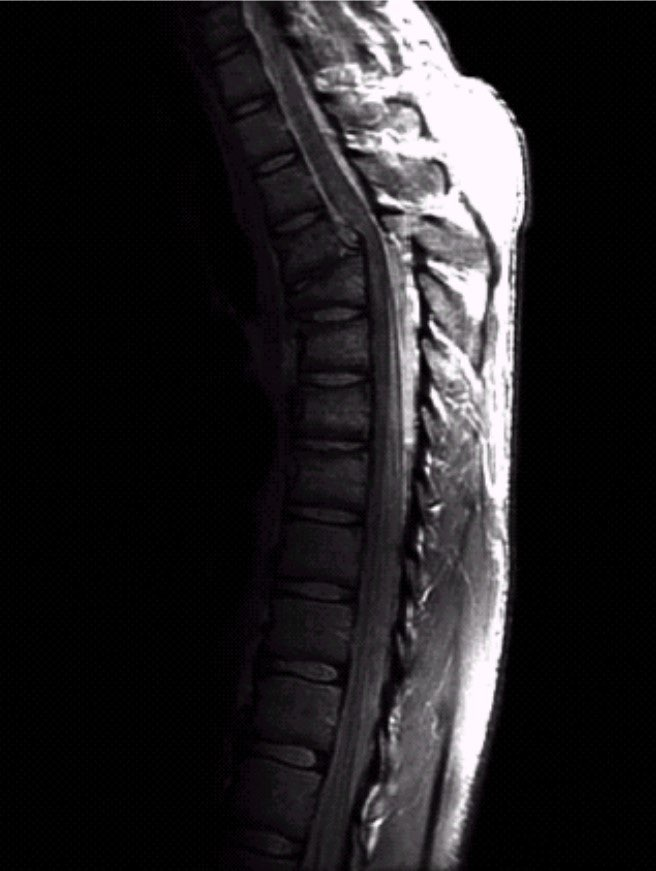
#> input picture test/raw.jpg, 656 x 871 px
$ python power_law.py
#> lines starting #> are read from the running program, lines starting #| are printed output that depends on the picture
import cv2 # To read the image that will be used
import numpy as np

def power_law_transform(image, gamma):
    # Normalize pixel intensities to the range [0, 1]
#> called with gamma = 0.5
    image_normalized = image / 255.0
    # Perform power law transformation
    image_transformed = np.power(image_normalized, gamma)
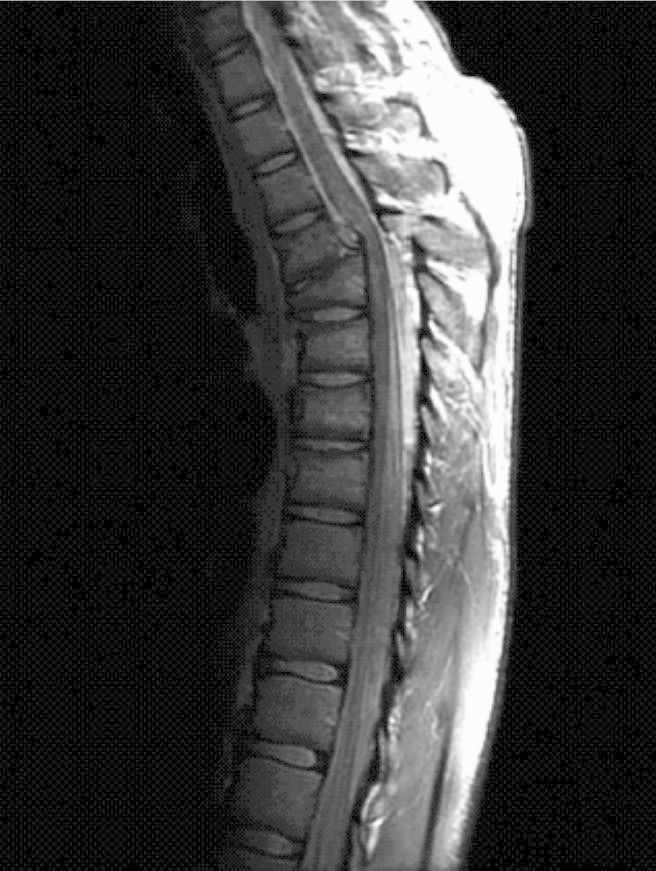
#> image_transformed: shape (871, 656) float64; min 0, max 1, mean 0.229
    # Revert normalization to return to the range [0, 255]
    image_transformed = np.uint8(image_transformed * 255)
    return image_transformed

# Read the image
image = cv2.imread('test/raw.jpg',cv2.IMREAD_GRAYSCALE)
# Set the gamma value as needed
gamma = 0.5
# Apply power law transformation
transformed_image = power_law_transform(image, gamma)
# Display the original and transformed images
cv2.imshow('Original Image', image)
cv2.imshow('Transformed Image', transformed_image)
cv2.waitKey(0)
cv2.destroyAllWindows()
